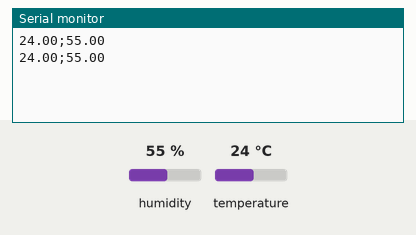
Simulated run of this sketch. Board: Arduino Uno, built with avr-gcc and run on an emulated ATmega328P. On the bench: the last lines printed to the serial monitor. Inputs (shaded band) come from the test bench; at power-on: humidity 55 %, temperature 24 °C.

Above: at 2.8 s.
2.9 s: humidity set to 22 %
At 3.5 s:
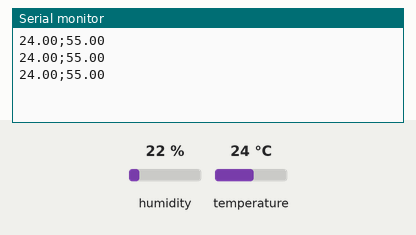
5.6 s: temperature set to 12 °C
At 6.8 s:
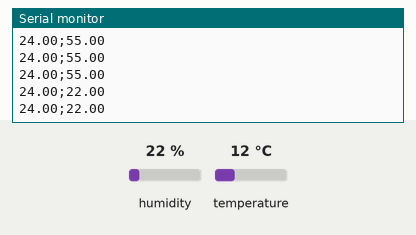
8.3 s: humidity set to 40 %
At 10.5 s:
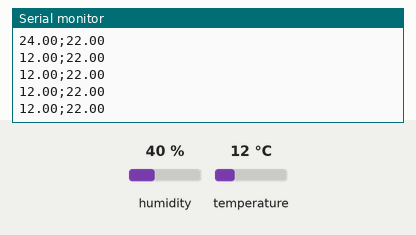
Timing chart, 0 to 12.0 s (numbered marks = the images above; inputs shaded):
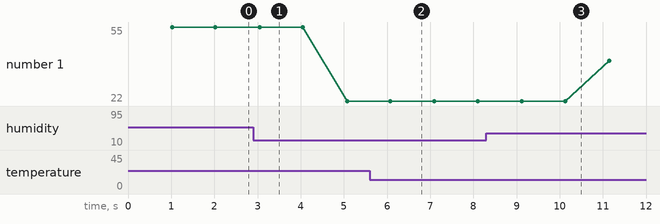

Measured:
- plotted number 1: 55 → 22 after the input at 2.9 s, 22 → 40 after the input at 8.3 s

The sketch:

sketch.ino
```cpp
// REQUIRES the following Arduino libraries:
// - DHT Sensor Library: https://github.com/adafruit/DHT-sensor-library
// - Adafruit Unified Sensor Lib: https://github.com/adafruit/Adafruit_Sensor

// DHT Sensor Library (à installer)
#include "DHT.h"
#define DHTTYPE DHT11 // DHT11
#define PIN_TEMP_HUMIDITY 2

DHT dht_ = DHT(PIN_TEMP_HUMIDITY, DHTTYPE);

float t;
float h;
void setup() {
  Serial.begin(9600);
  dht_.begin();
}

void loop() {
  t = dht_.readTemperature();
  h = dht_.readHumidity();
  delay(1000);
  Serial.print(t);
  Serial.print(';');
  Serial.println(h);
}
```
